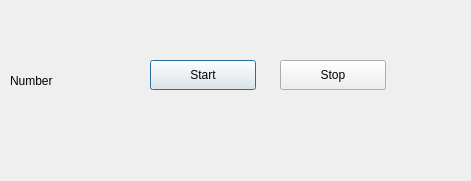
<?xml version="1.0" encoding="UTF-8"?>
<ui version="4.0">
 <class>Dialog</class>
 <widget class="QDialog" name="Dialog">
  <property name="geometry">
   <rect>
    <x>0</x>
    <y>0</y>
    <width>471</width>
    <height>181</height>
   </rect>
  </property>
  <property name="windowTitle">
   <string>Dialog</string>
  </property>
  <widget class="QLabel" name="label">
   <property name="geometry">
    <rect>
     <x>10</x>
     <y>70</y>
     <width>80</width>
     <height>21</height>
    </rect>
   </property>
   <property name="text">
    <string>Number</string>
   </property>
  </widget>
  <widget class="QPushButton" name="btnStart">
   <property name="geometry">
    <rect>
     <x>150</x>
     <y>60</y>
     <width>106</width>
     <height>30</height>
    </rect>
   </property>
   <property name="text">
    <string>Start</string>
   </property>
  </widget>
  <widget class="QPushButton" name="btnStop">
   <property name="geometry">
    <rect>
     <x>280</x>
     <y>60</y>
     <width>106</width>
     <height>30</height>
    </rect>
   </property>
   <property name="text">
    <string>Stop</string>
   </property>
  </widget>
 </widget>
 <resources/>
 <connections/>
</ui>
